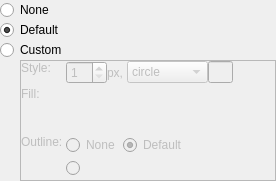
<ui version="4.0" >
 <class>SymbolWidget</class>
 <widget class="QWidget" name="SymbolWidget" >
  <property name="geometry" >
   <rect>
    <x>0</x>
    <y>0</y>
    <width>276</width>
    <height>181</height>
   </rect>
  </property>
  <property name="windowTitle" >
   <string>Plot Symbol Widget</string>
  </property>
  <layout class="QVBoxLayout" >
   <property name="spacing" >
    <number>0</number>
   </property>
   <property name="leftMargin" >
    <number>0</number>
   </property>
   <property name="topMargin" >
    <number>0</number>
   </property>
   <property name="rightMargin" >
    <number>0</number>
   </property>
   <property name="bottomMargin" >
    <number>0</number>
   </property>
   <item>
    <widget class="QRadioButton" name="noneButton" >
     <property name="text" >
      <string>None</string>
     </property>
    </widget>
   </item>
   <item>
    <widget class="QRadioButton" name="defaultButton" >
     <property name="text" >
      <string>Default</string>
     </property>
     <property name="checked" >
      <bool>true</bool>
     </property>
    </widget>
   </item>
   <item>
    <widget class="QRadioButton" name="customButton" >
     <property name="text" >
      <string>Custom</string>
     </property>
    </widget>
   </item>
   <item>
    <layout class="QHBoxLayout" >
     <property name="spacing" >
      <number>0</number>
     </property>
     <item>
      <spacer>
       <property name="orientation" >
        <enum>Qt::Horizontal</enum>
       </property>
       <property name="sizeType" >
        <enum>QSizePolicy::Fixed</enum>
       </property>
       <property name="sizeHint" >
        <size>
         <width>20</width>
         <height>20</height>
        </size>
       </property>
      </spacer>
     </item>
     <item>
      <widget class="QFrame" name="customFrame" >
       <property name="enabled" >
        <bool>false</bool>
       </property>
       <property name="frameShape" >
        <enum>QFrame::StyledPanel</enum>
       </property>
       <property name="frameShadow" >
        <enum>QFrame::Raised</enum>
       </property>
       <layout class="QGridLayout" >
        <property name="leftMargin" >
         <number>0</number>
        </property>
        <property name="topMargin" >
         <number>0</number>
        </property>
        <property name="rightMargin" >
         <number>0</number>
        </property>
        <property name="bottomMargin" >
         <number>0</number>
        </property>
        <property name="horizontalSpacing" >
         <number>3</number>
        </property>
        <property name="verticalSpacing" >
         <number>3</number>
        </property>
        <item row="0" column="0" >
         <widget class="QLabel" name="styleLabel" >
          <property name="text" >
           <string>Style:</string>
          </property>
          <property name="alignment" >
           <set>Qt::AlignLeading|Qt::AlignLeft|Qt::AlignTop</set>
          </property>
         </widget>
        </item>
        <item row="0" column="1" >
         <layout class="QHBoxLayout" >
          <property name="spacing" >
           <number>0</number>
          </property>
          <item>
           <widget class="QSpinBox" name="size" >
            <property name="minimum" >
             <number>1</number>
            </property>
           </widget>
          </item>
          <item>
           <widget class="QLabel" name="sizeLabel" >
            <property name="text" >
             <string>px, </string>
            </property>
           </widget>
          </item>
          <item>
           <widget class="QComboBox" name="style" >
            <item>
             <property name="text" >
              <string>circle</string>
             </property>
            </item>
            <item>
             <property name="text" >
              <string>square</string>
             </property>
            </item>
            <item>
             <property name="text" >
              <string>diamond</string>
             </property>
            </item>
            <item>
             <property name="text" >
              <string>pixel</string>
             </property>
            </item>
            <item>
             <property name="text" >
              <string>character</string>
             </property>
            </item>
           </widget>
          </item>
          <item>
           <widget class="QLineEdit" name="charEdit" >
            <property name="enabled" >
             <bool>false</bool>
            </property>
            <property name="maximumSize" >
             <size>
              <width>25</width>
              <height>16777215</height>
             </size>
            </property>
            <property name="maxLength" >
             <number>1</number>
            </property>
           </widget>
          </item>
          <item>
           <spacer>
            <property name="orientation" >
             <enum>Qt::Horizontal</enum>
            </property>
            <property name="sizeHint" >
             <size>
              <width>40</width>
              <height>20</height>
             </size>
            </property>
           </spacer>
          </item>
         </layout>
        </item>
        <item row="1" column="0" >
         <widget class="QLabel" name="fillLabel" >
          <property name="text" >
           <string>Fill:</string>
          </property>
          <property name="alignment" >
           <set>Qt::AlignLeading|Qt::AlignLeft|Qt::AlignTop</set>
          </property>
         </widget>
        </item>
        <item row="1" column="1" >
         <widget class="QFrame" name="fillFrame" >
          <property name="frameShape" >
           <enum>QFrame::NoFrame</enum>
          </property>
          <property name="frameShadow" >
           <enum>QFrame::Raised</enum>
          </property>
         </widget>
        </item>
        <item row="2" column="0" >
         <widget class="QLabel" name="outlineLabel" >
          <property name="text" >
           <string>Outline:</string>
          </property>
          <property name="alignment" >
           <set>Qt::AlignLeading|Qt::AlignLeft|Qt::AlignTop</set>
          </property>
         </widget>
        </item>
        <item row="2" column="1" >
         <layout class="QVBoxLayout" >
          <property name="spacing" >
           <number>3</number>
          </property>
          <item>
           <layout class="QHBoxLayout" >
            <item>
             <widget class="QRadioButton" name="outlineNone" >
              <property name="text" >
               <string>None</string>
              </property>
              <property name="checked" >
               <bool>false</bool>
              </property>
             </widget>
            </item>
            <item>
             <widget class="QRadioButton" name="outlineDefault" >
              <property name="text" >
               <string>Default</string>
              </property>
              <property name="checked" >
               <bool>true</bool>
              </property>
             </widget>
            </item>
            <item>
             <spacer>
              <property name="orientation" >
               <enum>Qt::Horizontal</enum>
              </property>
              <property name="sizeHint" >
               <size>
                <width>40</width>
                <height>20</height>
               </size>
              </property>
             </spacer>
            </item>
           </layout>
          </item>
          <item>
           <widget class="QFrame" name="outlineCustomFrame" >
            <property name="frameShape" >
             <enum>QFrame::NoFrame</enum>
            </property>
            <property name="frameShadow" >
             <enum>QFrame::Raised</enum>
            </property>
            <layout class="QHBoxLayout" >
             <property name="spacing" >
              <number>0</number>
             </property>
             <property name="leftMargin" >
              <number>0</number>
             </property>
             <property name="topMargin" >
              <number>0</number>
             </property>
             <property name="rightMargin" >
              <number>0</number>
             </property>
             <property name="bottomMargin" >
              <number>0</number>
             </property>
             <item>
              <widget class="QRadioButton" name="outlineCustom" >
               <property name="text" >
                <string/>
               </property>
              </widget>
             </item>
             <item>
              <widget class="QFrame" name="outlineFrame" >
               <property name="frameShape" >
                <enum>QFrame::NoFrame</enum>
               </property>
               <property name="frameShadow" >
                <enum>QFrame::Raised</enum>
               </property>
              </widget>
             </item>
             <item>
              <spacer>
               <property name="orientation" >
                <enum>Qt::Horizontal</enum>
               </property>
               <property name="sizeHint" >
                <size>
                 <width>40</width>
                 <height>20</height>
                </size>
               </property>
              </spacer>
             </item>
            </layout>
           </widget>
          </item>
         </layout>
        </item>
       </layout>
      </widget>
     </item>
    </layout>
   </item>
   <item>
    <spacer>
     <property name="orientation" >
      <enum>Qt::Vertical</enum>
     </property>
     <property name="sizeType" >
      <enum>QSizePolicy::Preferred</enum>
     </property>
     <property name="sizeHint" >
      <size>
       <width>20</width>
       <height>0</height>
      </size>
     </property>
    </spacer>
   </item>
  </layout>
 </widget>
 <resources/>
 <connections>
  <connection>
   <sender>customButton</sender>
   <signal>toggled(bool)</signal>
   <receiver>customFrame</receiver>
   <slot>setEnabled(bool)</slot>
   <hints>
    <hint type="sourcelabel" >
     <x>3</x>
     <y>59</y>
    </hint>
    <hint type="destinationlabel" >
     <x>21</x>
     <y>92</y>
    </hint>
   </hints>
  </connection>
 </connections>
</ui>
